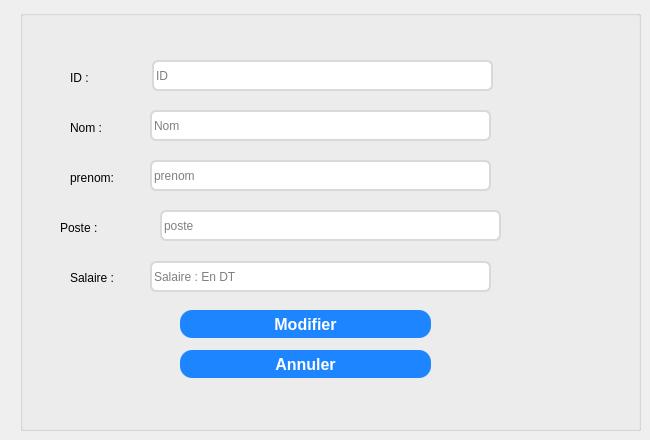
      <widget class="QWidget" name="tab_12">
       <attribute name="title">
        <string>Modifier</string>
       </attribute>
       <widget class="QGroupBox" name="groupBox_12">
        <property name="geometry">
         <rect>
          <x>20</x>
          <y>10</y>
          <width>621</width>
          <height>421</height>
         </rect>
        </property>
        <property name="styleSheet">
         <string notr="true">/* Style for a QGroupBox for login information */
QGroupBox {
    border: 2px solid #bdc3c7; /* Border with default color */
    border-radius: 8px; /* Rounded corners */
    margin-top: 10px; /* Top margin */
    background-color: #ffffff;
; /* Background color */
}

/* Style for the title of the QGroupBox */
QGroupBox::title {
    subcontrol-origin: margin;
    subcontrol-position: top left;
    left: 10px; /* Offset the title to the left */
    padding: 0 5px; /* Internal padding for the title */
    font-size: 16px; /* Title font size */
    color: #2c3e50; /* Title text color */

}a
</string>
        </property>
        <property name="title">
         <string/>
        </property>
        <widget class="QPushButton" name="pushModify">
         <property name="geometry">
          <rect>
           <x>160</x>
           <y>300</y>
           <width>251</width>
           <height>28</height>
          </rect>
         </property>
         <property name="sizePolicy">
          <sizepolicy hsizetype="Preferred" vsizetype="Preferred">
           <horstretch>0</horstretch>
           <verstretch>0</verstretch>
          </sizepolicy>
         </property>
         <property name="minimumSize">
          <size>
           <width>93</width>
           <height>28</height>
          </size>
         </property>
         <property name="styleSheet">
          <string notr="true">QPushButton{
	padding: 0px 16px;


width: 86px;
height: 48px;
left: 1996px;
top: 64px;

/* Blue/50 */
background: rgb(28,133,255);
border-radius: 12px;


/* Button */

width: 54px;
height: 24px;

font-family: 'Inter';
font-style: normal;
font-weight: 800;
font-size: 16px;
line-height: 24px;
/* identical to box height, or 150% */

/* Base/100 */
color: white;
font: 87 8.5pt &quot;Segoe UI Black&quot;;
}

QPushButton:hover{
	padding: 0px 16px;


width: 86px;
height: 48px;
left: 1996px;
top: 64px;

/* Blue/50 */
background: #0B28C2;
border-radius: 12px;


/* Button */

width: 54px;
height: 24px;

font-family: 'Inter';
font-style: normal;
font-weight: 800;
font-size: 16px;
line-height: 24px;
/* identical to box height, or 150% */

/* Base/100 */
color: white;
}


QPushButton:pressed{
	padding: 0px 16px;


width: 86px;
height: 48px;
left: 1996px;
top: 64px;

/* Blue/50 */
background: #081E91;
border-radius: 12px;


/* Button */

width: 54px;
height: 24px;

font-family: 'Inter';
font-style: normal;
font-weight: 800;
font-size: 16px;
line-height: 24px;
/* identical to box height, or 150% */

/* Base/100 */
color: white;
}

</string>
         </property>
         <property name="text">
          <string>Modifier</string>
         </property>
        </widget>
        <widget class="QPushButton" name="pushButton_27">
         <property name="geometry">
          <rect>
           <x>160</x>
           <y>340</y>
           <width>251</width>
           <height>28</height>
          </rect>
         </property>
         <property name="sizePolicy">
          <sizepolicy hsizetype="Preferred" vsizetype="Preferred">
           <horstretch>0</horstretch>
           <verstretch>0</verstretch>
          </sizepolicy>
         </property>
         <property name="minimumSize">
          <size>
           <width>93</width>
           <height>28</height>
          </size>
         </property>
         <property name="styleSheet">
          <string notr="true">QPushButton{
	padding: 0px 16px;


width: 86px;
height: 48px;
left: 1996px;
top: 64px;

/* Blue/50 */
background: rgb(28,133,255);
border-radius: 12px;


/* Button */

width: 54px;
height: 24px;

font-family: 'Inter';
font-style: normal;
font-weight: 800;
font-size: 16px;
line-height: 24px;
/* identical to box height, or 150% */

/* Base/100 */
color: white;
font: 87 8.5pt &quot;Segoe UI Black&quot;;
}

QPushButton:hover{
	padding: 0px 16px;


width: 86px;
height: 48px;
left: 1996px;
top: 64px;

/* Blue/50 */
background: #0B28C2;
border-radius: 12px;


/* Button */

width: 54px;
height: 24px;

font-family: 'Inter';
font-style: normal;
font-weight: 800;
font-size: 16px;
line-height: 24px;
/* identical to box height, or 150% */

/* Base/100 */
color: white;
}


QPushButton:pressed{
	padding: 0px 16px;


width: 86px;
height: 48px;
left: 1996px;
top: 64px;

/* Blue/50 */
background: #081E91;
border-radius: 12px;


/* Button */

width: 54px;
height: 24px;

font-family: 'Inter';
font-style: normal;
font-weight: 800;
font-size: 16px;
line-height: 24px;
/* identical to box height, or 150% */

/* Base/100 */
color: white;
}

</string>
         </property>
         <property name="text">
          <string>Annuler</string>
         </property>
        </widget>
        <widget class="QLineEdit" name="le_nom_6">
         <property name="geometry">
          <rect>
           <x>130</x>
           <y>100</y>
           <width>341</width>
           <height>31</height>
          </rect>
         </property>
         <property name="styleSheet">
          <string notr="true">



position: absolute;
width: 428px;
height: 50px;
left: 1122px;
top: 327px;
background-color: #ffffff;

border: 2px solid #D9D9D9;
border-radius: 6px;
</string>
         </property>
         <property name="placeholderText">
          <string>Nom</string>
         </property>
        </widget>
        <widget class="QLabel" name="label_48">
         <property name="geometry">
          <rect>
           <x>40</x>
           <y>210</y>
           <width>101</width>
           <height>16</height>
          </rect>
         </property>
         <property name="styleSheet">
          <string notr="true">font: 87 9pt &quot;Arial Black&quot;;</string>
         </property>
         <property name="text">
          <string>Poste :</string>
         </property>
        </widget>
        <widget class="QLineEdit" name="le_id_10">
         <property name="geometry">
          <rect>
           <x>132</x>
           <y>50</y>
           <width>341</width>
           <height>31</height>
          </rect>
         </property>
         <property name="styleSheet">
          <string notr="true">


position: absolute;
width: 428px;
height: 50px;
left: 1122px;
top: 327px;
background-color: #ffffff;

border: 2px solid #D9D9D9;
border-radius: 6px;
</string>
         </property>
         <property name="placeholderText">
          <string>ID</string>
         </property>
        </widget>
        <widget class="QLabel" name="label_49">
         <property name="geometry">
          <rect>
           <x>50</x>
           <y>60</y>
           <width>56</width>
           <height>16</height>
          </rect>
         </property>
         <property name="styleSheet">
          <string notr="true">font: 87 9pt &quot;Arial Black&quot;;</string>
         </property>
         <property name="text">
          <string>ID :</string>
         </property>
        </widget>
        <widget class="QLabel" name="label_50">
         <property name="geometry">
          <rect>
           <x>50</x>
           <y>110</y>
           <width>56</width>
           <height>16</height>
          </rect>
         </property>
         <property name="styleSheet">
          <string notr="true">font: 87 9pt &quot;Arial Black&quot;;</string>
         </property>
         <property name="text">
          <string>Nom :</string>
         </property>
        </widget>
        <widget class="QLabel" name="label_51">
         <property name="geometry">
          <rect>
           <x>50</x>
           <y>260</y>
           <width>121</width>
           <height>16</height>
          </rect>
         </property>
         <property name="styleSheet">
          <string notr="true">font: 87 9pt &quot;Arial Black&quot;;</string>
         </property>
         <property name="text">
          <string>Salaire :</string>
         </property>
        </widget>
        <widget class="QLineEdit" name="le_poste_3">
         <property name="geometry">
          <rect>
           <x>140</x>
           <y>200</y>
           <width>341</width>
           <height>31</height>
          </rect>
         </property>
         <property name="styleSheet">
          <string notr="true">

position: absolute;
width: 428px;
height: 50px;
left: 1122px;
top: 327px;
background-color: #ffffff;

border: 2px solid #D9D9D9;
border-radius: 6px;
</string>
         </property>
         <property name="text">
          <string/>
         </property>
         <property name="placeholderText">
          <string>poste</string>
         </property>
        </widget>
        <widget class="QLineEdit" name="le_mail_3">
         <property name="geometry">
          <rect>
           <x>130</x>
           <y>150</y>
           <width>341</width>
           <height>31</height>
          </rect>
         </property>
         <property name="styleSheet">
          <string notr="true">


position: absolute;
width: 428px;
height: 50px;
left: 1122px;
top: 327px;
background-color: #ffffff;

border: 2px solid #D9D9D9;
border-radius: 6px;
</string>
         </property>
         <property name="placeholderText">
          <string>prenom</string>
         </property>
        </widget>
        <widget class="QLabel" name="label_52">
         <property name="geometry">
          <rect>
           <x>50</x>
           <y>160</y>
           <width>56</width>
           <height>16</height>
          </rect>
         </property>
         <property name="styleSheet">
          <string notr="true">font: 87 9pt &quot;Arial Black&quot;;</string>
         </property>
         <property name="text">
          <string>prenom:</string>
         </property>
        </widget>
        <widget class="QLineEdit" name="le_salaire_3">
         <property name="geometry">
          <rect>
           <x>130</x>
           <y>251</y>
           <width>341</width>
           <height>31</height>
          </rect>
         </property>
         <property name="styleSheet">
          <string notr="true">

position: absolute;
width: 428px;
height: 50px;
left: 1122px;
top: 327px;
background-color: #ffffff;

border: 2px solid #D9D9D9;
border-radius: 6px;
</string>
         </property>
         <property name="placeholderText">
          <string>Salaire : En DT</string>
         </property>
        </widget>
       </widget>
      </widget>
